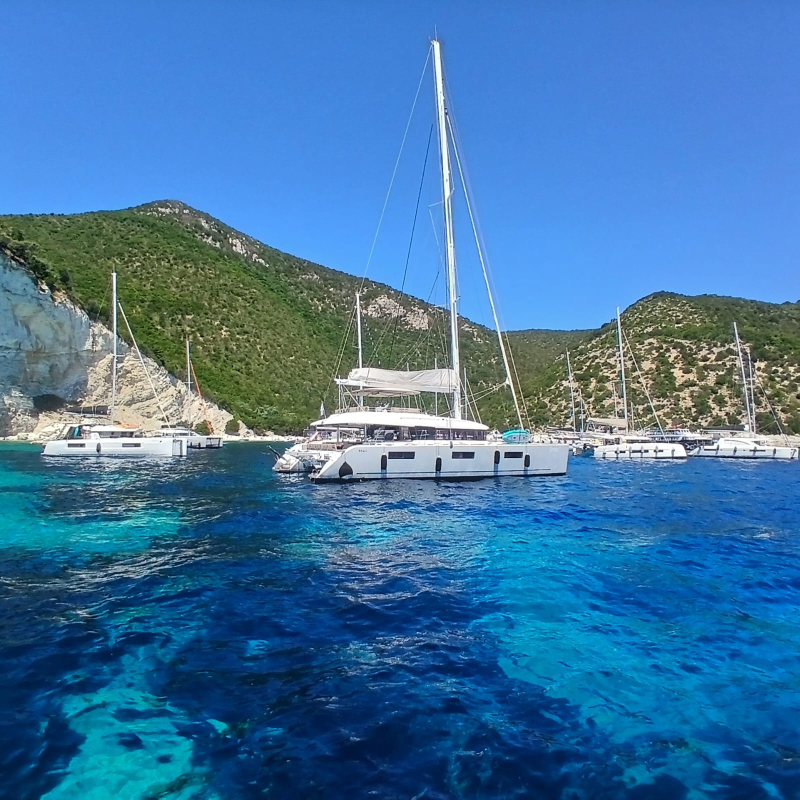
#> input picture build/_incoming/image1.jpeg, 1599 x 1599 px (shown at 1/2 size)
$ python media-2026-09.py
#> lines starting #> are read from the running program, lines starting #| are printed output that depends on the picture
"""Derivatives for the September 2026 content update.

Sources are the photographs embedded in the client's `Website changes.docx`,
extracted to build/_incoming/. Run from the project root:  python3 build/media-2026-09.py
"""
import os
from PIL import Image, ImageOps

SRC = os.path.join(os.path.dirname(__file__), "_incoming")

# wide/hero + triptych frames -> assets/gallery, same naming as build/media.py
GALLERY = [
    ("image1.jpeg", "ionian-catamaran-anchorage"),
    ("image4.jpeg", "marina-line-up"),
    ("image6.jpeg", "service-chartering"),
    ("image7.jpeg", "service-management"),
    ("image8.jpeg", "service-maintenance"),
]

# portraits -> assets/team, cropped square-ish, never upscaled
TEAM = [
    ("image2.png", "afroditi-kazakou", (196, 8, 477, 384)),
    ("image3.png", "ilias-tzannetoulakos", None),
]


def save_pair(im, path_base, width):
    w, h = im.size
    r = im if w <= width else im.resize((width, round(h * width / w)), Image.LANCZOS)
    r.save(path_base + ".jpg", "JPEG", quality=82, optimize=True, progressive=True)
    r.save(path_base + ".webp", "WEBP", quality=80, method=6)
    return r.size


def main():
    os.makedirs("assets/gallery", exist_ok=True)
    os.makedirs("assets/team", exist_ok=True)

    for fname, slug in GALLERY:
        im = ImageOps.exif_transpose(Image.open(os.path.join(SRC, fname))).convert("RGB")
#> im is the input picture: PIL image 1599x1599 RGB; mean R, G, B 62.4, 116.4, 163.1
        for width in (1600, 800):
            size = save_pair(im, f"assets/gallery/{slug}-{width}", width)
#> this loop made 2 passes
#> size on passes 1 to 2: (1599, 1599), (800, 800)
#> pass 2, in save_pair (call 2), `r = im if w <= width else im.resize((width, round(h * width / w)), Ima..`:
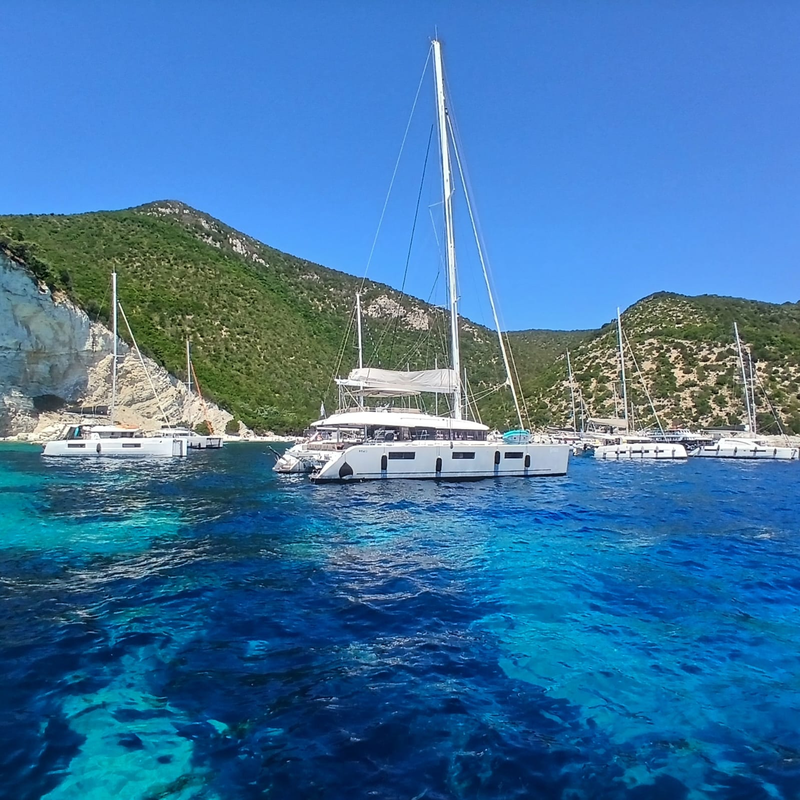
#> r: PIL image 800x800 RGB; mean R, G, B 62.4, 116.4, 163.1
        print(f"gallery  {slug:28} {im.size[0]}x{im.size[1]}")
#| gallery  ionian-catamaran-anchorage   1599x1599
#> pass 2 of the loop in main, `for fname, slug in GALLERY:`:
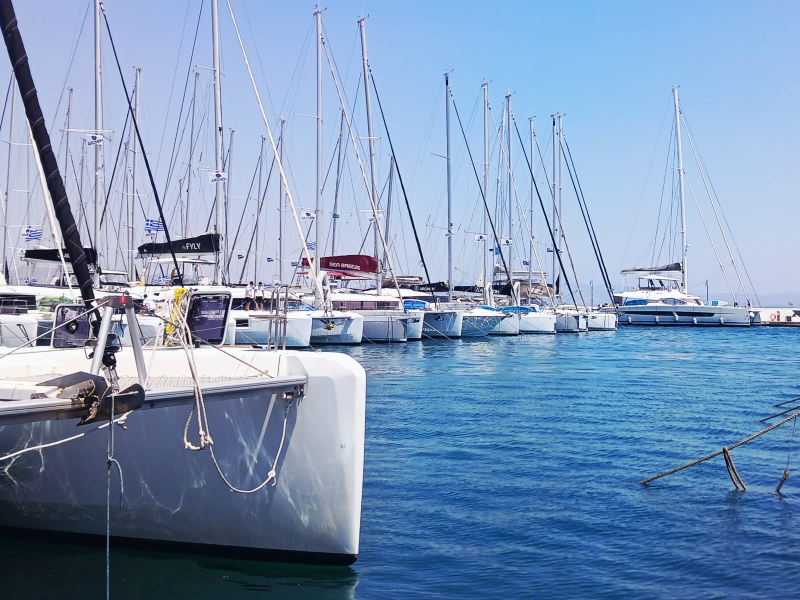
#> input picture build/_incoming/image4.jpeg, 1600 x 1200 px (shown at 1/2 size)
#> in main, im is the input picture: PIL image 1600x1200 RGB; mean R, G, B 125.8, 151.5, 185
#> the loop in main, `for width in (1600, 800):` made 2 passes
#> size on passes 1 to 2: (1600, 1200), (800, 600)
#> pass 2, in save_pair (call 4), `r = im if w <= width else im.resize((width, round(h * width / w)), Ima..`:
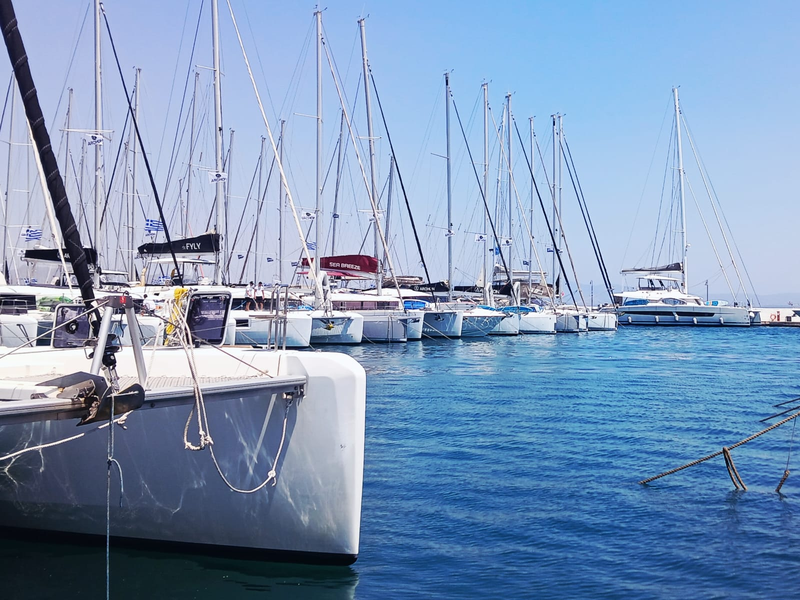
#> r: PIL image 800x600 RGB; mean R, G, B 125.8, 151.4, 185
#| gallery  marina-line-up               1600x1200
#> pass 3 of the loop in main, `for fname, slug in GALLERY:`:
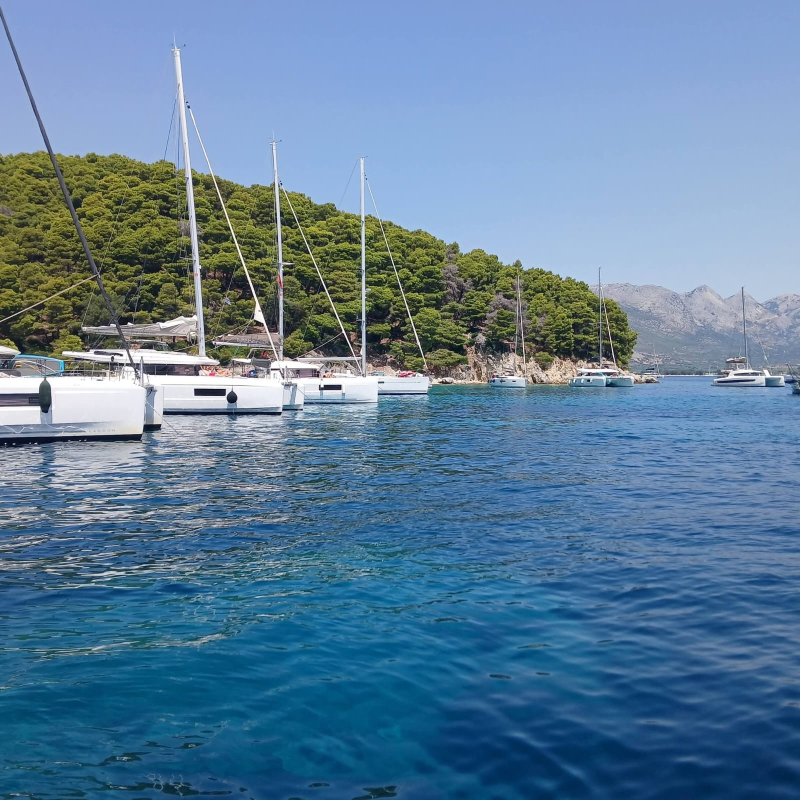
#> input picture build/_incoming/image6.jpeg, 1600 x 1600 px (shown at 1/2 size)
#> in main, im is the input picture: PIL image 1600x1600 RGB; mean R, G, B 93.6, 126.8, 154.3
#> the loop in main, `for width in (1600, 800):` made 2 passes
#> size on passes 1 to 2: (1600, 1600), (800, 800)
#> pass 2, in save_pair (call 6), `r = im if w <= width else im.resize((width, round(h * width / w)), Ima..`:
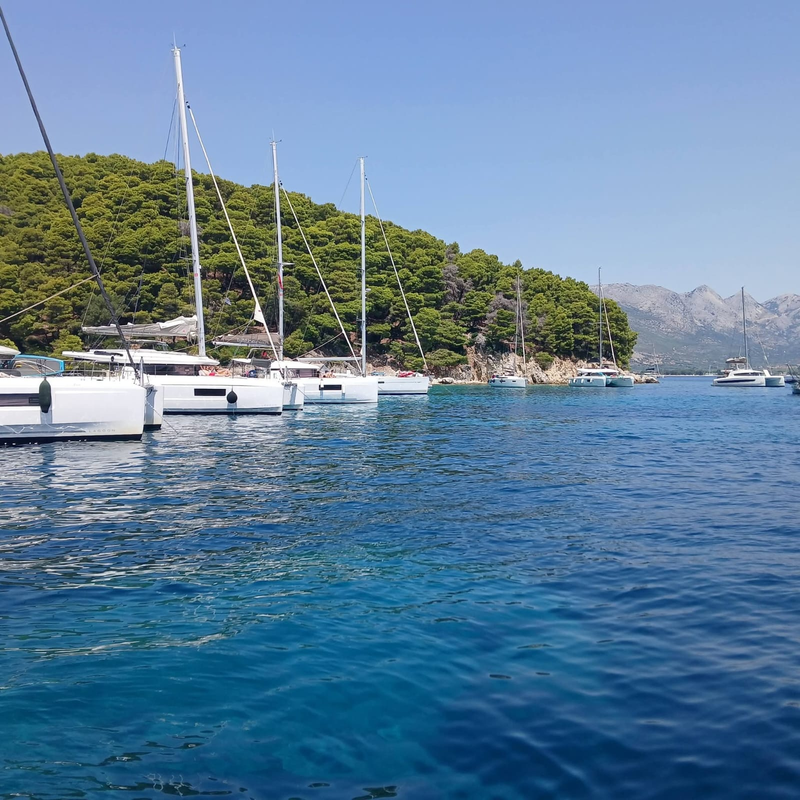
#> r: PIL image 800x800 RGB; mean R, G, B 93.6, 126.8, 154.3
#| gallery  service-chartering           1600x1600
#> the loop made 5 passes; the first 3 are shown

    for fname, slug, box in TEAM:
        im = ImageOps.exif_transpose(Image.open(os.path.join(SRC, fname))).convert("RGB")
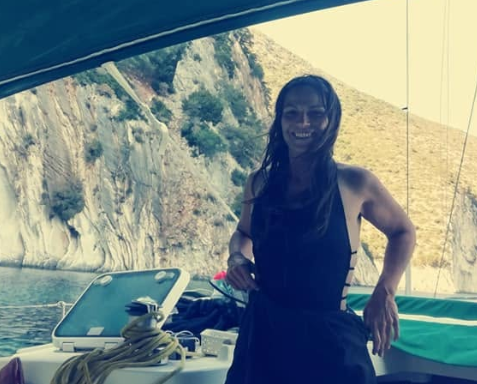
#> input picture build/_incoming/image2.png, 477 x 384 px
#> im: PIL image 477x384 RGB
        if box:
            im = im.crop(box)
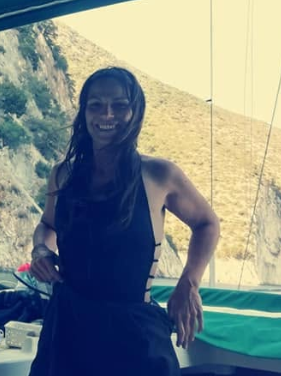
#> im: PIL image 281x376 RGB; mean R, G, B 125, 135.4, 133.6
        for width in (800, 400):
            save_pair(im, f"assets/team/{slug}-{width}", width)
        print(f"team     {slug:28} {im.size[0]}x{im.size[1]}")
#| team     afroditi-kazakou             281x376
#> pass 2 of the loop in main, `for fname, slug, box in TEAM:`:
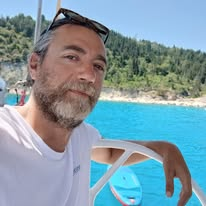
#> input picture build/_incoming/image3.png, 206 x 206 px
#| team     ilias-tzannetoulakos         206x206


if __name__ == "__main__":
    main()
